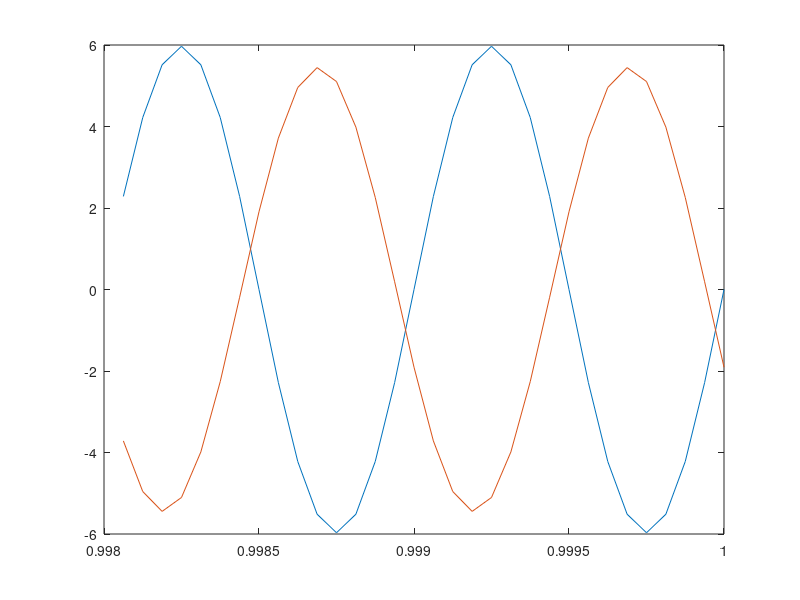

The MATLAB script that drew this image:
clear;

function [amp, phase] = goertzel(x,n,freq, sample_freq)
  w = 2*pi*freq/sample_freq;
  
  cr = cos(w);
  ci = sin(w);
  
  coeff = 2*cr;

  s = zeros(3,1);

  for i = 1:n
    s(1) = x(i) + coeff * s(2) - s(3);
    s(3) = s(2);
    s(2) = s(1);
  endfor
    % run N+1
    s(1) = 0 + coeff * s(2) - s(3);
    s(3) = s(2);
    s(2) = s(1);
  
  r = s(2) - cr*s(3)
  i = ci * s(3)
  
  amp = sqrt(r^2 + i^2)/n;
  % freq 0 has no complex conjugate
  if freq/sample_freq >= 1/n
    amp = 2*amp;
  endif
  
  phase = atan2(i,r)*180/pi;
endfunction

f = 16000;
la = 450e-6;
lb = 500e-6;
lambda = 2e-4;
rs = 240e-3;
N = 5100;
is = 2;

t = (1:f)/f;
ua = zeros(N,1);
ub = zeros(N,1);
ia = zeros(N,1);
ib = zeros(N,1);

ud = zeros(N,1);
uq = zeros(N,1);
id = zeros(N,1);
iq = zeros(N,1);
w = 2*pi*1000;

u = (la+lb)/2*w*is;
ud = u*sin(w.*t);

phi = -15*pi/180;
ia_int = 0;
ib_int = 0;

for i = 1:N
  %phi = phi + w/f;
  
  s = sin(phi);
  c = cos(phi);

  ua(i) = c*ud(i) - s*uq(i);
  ub(i) = s*ud(i) + c*uq(i);  
  
  ia_int = ia_int + (ua(i) - ia_int*rs)/(f*la);
  ia(i) = ia_int;
  ib_int = ib_int + (ub(i) - ib_int*rs)/(f*lb); 
  ib(i) = ib_int;
  
  id(i) = c*ia(i) + s*ib(i);
  iq(i) = -s*ia(i) + c*ib(i);
endfor

n = 32;
[ampd, phased] = goertzel(id(end - (n-1):end),n, 1000, 16000);
[ampq, phaseq] = goertzel(iq(end - (n-1):end),n, 1000, 16000);
phase = phased-phaseq;

plot(t(end - (n-1):end), ud(end - (n-1):end), t(end - (n-1):end), iq(end - (n-1):end)*100);